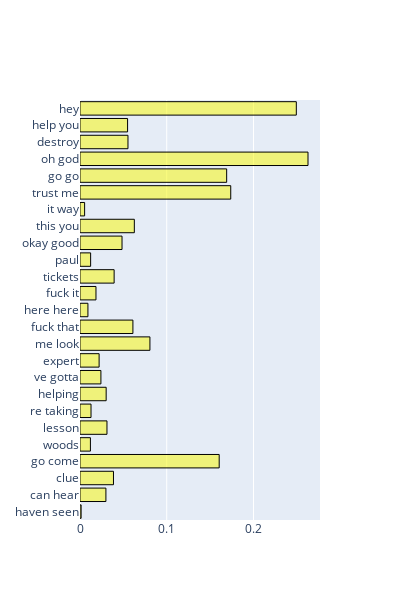

Here is the notebook cell this chart was saved with:
### Code cell
data = go.Bar(x=bad_corr, y=bad_corr.index, orientation='h', 
              marker={'color':'rgba(250, 250, 0, .5)',
                                 'line':{'color':'rgba(0,0,0,1)',
                                         'width':1}})
layout = go.Layout(width=400, height=600, yaxis={'autorange':"reversed"})

fig = go.Figure(data, layout)

fig.show()

### Figure 1 — Plotly figure (JSON) as saved in the notebook; plotly's stock layout.template omitted (floating-point values rounded to 4 significant figures)
{"data": [{"marker": {"color": "rgba(250, 250, 0, .5)", "line": {"color": "rgba(0,0,0,1)", "width": 1}}, "orientation": "h", "type": "bar", "x": [0.2494, 0.05487, 0.05531, 0.2629, 0.1691, 0.1738, 0.005326, 0.06264, 0.04845, 0.01227, 0.03935, 0.01842, 0.009142, 0.06102, 0.08063, 0.02203, 0.02412, 0.03016, 0.0127, 0.03109, 0.012, 0.1605, 0.03859, 0.02988, 0.001278], "y": ["hey", "help you", "destroy", "oh god", "go go", "trust me", "it way", "this you", "okay good", "paul", "tickets", "fuck it", "here here", "fuck that", "me look", "expert", "ve gotta", "helping", "re taking", "lesson", "woods", "go come", "clue", "can hear", "haven seen"]}], "layout": {"height": 600, "width": 400, "yaxis": {"autorange": "reversed"}}}
